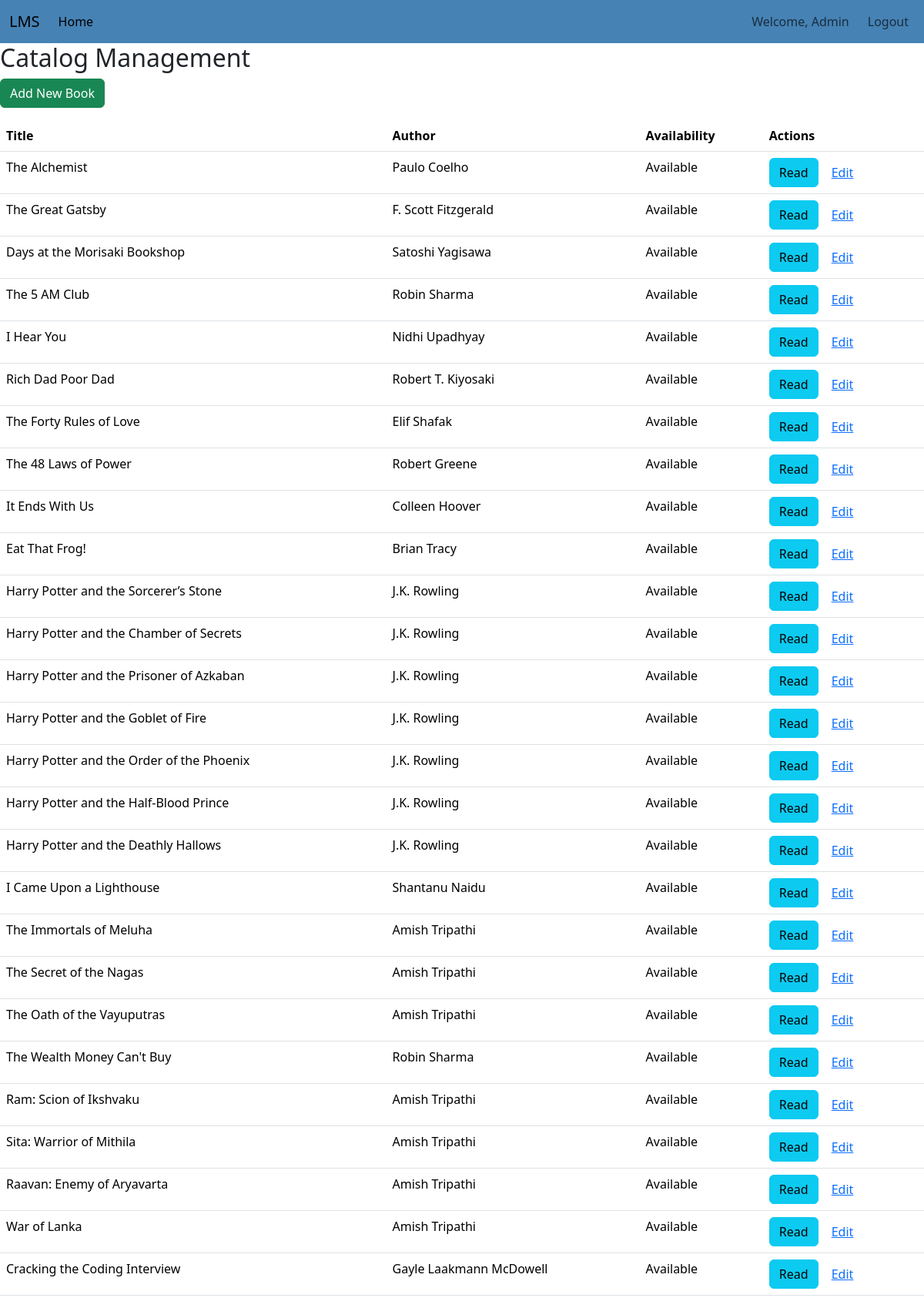
/adminapp/catalog_management/, run on the app's committed database.
### projectapp/models.py (models this page shows, shortened)
class Book(models.Model):
    title = models.CharField(max_length=200)
    author = models.CharField(max_length=100)
    pdf = models.FileField(upload_to='books/pdfs/', blank=True, null=True)
    image = models.ImageField(upload_to='books/images/', blank=True, null=True)
    is_available = models.BooleanField(default=True)
    description = models.TextField(blank=True, null=True)

### adminapp/views.py (the view)
# urls.py: path('catalog_management/', views.catalog_management, name='catalog_management'),
def catalog_management(request):
    books = Book.objects.all()  # Get all books from the database
    return render(request, 'adminapp/catalog_management.html', {'books': books})

### templates/adminapp/catalog_management.html (shortened to what this page needs)
{% extends 'navbar/AdminNavbar.html' %}
{% block body %}
<h2>Catalog Management</h2>
<a href="{% url 'adminapp:add_book' %}" class="btn btn-success mb-3">Add New Book</a>
<table class="table">
    <thead>
        <tr>
            <th>Title</th>
            <th>Author</th>
            <th>Availability</th>
            <th>Actions</th>
        </tr>
    </thead>
    <tbody>
        {% for book in books %}
            <tr>
                <td>{{ book.title }}</td>
                <td>{{ book.author }}</td>
                <td>{{ book.is_available|yesno:"Available,Not Available" }}</td>
                <td>
                    <a href="{{ book.pdf.url }}" class="btn btn-info mr-3" target="_blank">Read</a>
                    <a href="{% url 'adminapp:edit_book' book.id %}" class="btn btn-link">
                         Edit
                    </a>
                </td>
            </tr>
        {% endfor %}
    </tbody>
</table>
{% endblock %}

### templates/navbar/AdminNavbar.html (shortened to what this page needs)
<!DOCTYPE html>
<html lang="en">
<head>
    <link href="https://cdn.jsdelivr.net/npm/bootstrap@5.3.3/dist/css/bootstrap.min.css" rel="stylesheet"
>
</head>
<body>
<nav class="navbar navbar-expand-lg" style="background-color: #4682B4;">
  <div class="container-fluid">
    <a class="navbar-brand" href="#">LMS</a>
    <div class="collapse navbar-collapse" id="navbarSupportedContent">
      <ul class="navbar-nav me-auto mb-2 mb-lg-0">
        <li class="nav-item">
          <a class="nav-link active" aria-current="page" href="#">Home</a>
        </li>
      </ul>
      <ul class="navbar-nav ms-auto mb-2 mb-lg-0 align-items-center">
        <li class="nav-item">
          <span class="navbar-text me-3">Welcome, Admin</span>
        </li>
        <li class="nav-item">
          <a class="nav-link" href="{% url 'logout' %}">Logout</a>
        </li>
      </ul>
    </div>
  </div>
</nav>
{% block body %}{% endblock %}
</body>
</html>

### data on the page
Book: title "The Alchemist", author "Paulo Coelho", is_available "Available"
Book: title "The Great Gatsby", author "F. Scott Fitzgerald", is_available "Available"
Book: title "Days at the Morisaki Bookshop", author "Satoshi Yagisawa", is_available "Available"
Book: title "The 5 AM Club", author "Robin Sharma", is_available "Available"
Book: title "I Hear You", author "Nidhi Upadhyay", is_available "Available"
Book: title "Rich Dad Poor Dad", author "Robert T. Kiyosaki", is_available "Available"
Book: title "The Forty Rules of Love", author "Elif Shafak", is_available "Available"
Book: title "The 48 Laws of Power", author "Robert Greene", is_available "Available"
Book: title "It Ends With Us", author "Colleen Hoover", is_available "Available"
Book: title "Eat That Frog!", author "Brian Tracy", is_available "Available"
Book: title "Harry Potter and the Sorcerer’s Stone", author "J.K. Rowling", is_available "Available"
Book: title "Harry Potter and the Chamber of Secrets", author "J.K. Rowling", is_available "Available"
Book: title "Harry Potter and the Prisoner of Azkaban", author "J.K. Rowling", is_available "Available"
Book: title "Harry Potter and the Goblet of Fire", author "J.K. Rowling", is_available "Available"
Book: title "Harry Potter and the Order of the Phoenix", author "J.K. Rowling", is_available "Available"
Book: title "Harry Potter and the Half-Blood Prince", author "J.K. Rowling", is_available "Available"
Book: title "Harry Potter and the Deathly Hallows", author "J.K. Rowling", is_available "Available"
Book: title "I Came Upon a Lighthouse", author "Shantanu Naidu", is_available "Available"
Book: title "The Immortals of Meluha", author "Amish Tripathi", is_available "Available"
Book: title "The Secret of the Nagas", author "Amish Tripathi", is_available "Available"
Book: title "The Oath of the Vayuputras", author "Amish Tripathi", is_available "Available"
Book: title "The Wealth Money Can't Buy", author "Robin Sharma", is_available "Available"
Book: title "Ram: Scion of Ikshvaku", author "Amish Tripathi", is_available "Available"
Book: title "Sita: Warrior of Mithila", author "Amish Tripathi", is_available "Available"
Book: title "Raavan: Enemy of Aryavarta", author "Amish Tripathi", is_available "Available"
Book: title "War of Lanka", author "Amish Tripathi", is_available "Available"
Book: title "Cracking the Coding Interview", author "Gayle Laakmann McDowell", is_available "Available"
